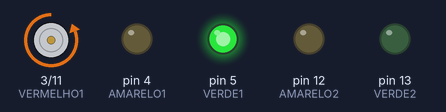
The sketch below on a simulated Arduino Uno, built with avr-gcc and run on an emulated ATmega328P. On the bench: motor-driver pin pairs drawn as motors (green arrow = first pin HIGH = forward, orange = second pin HIGH = backward, longer = more drive), output pins drawn as LEDs (lit = HIGH).

Above: at 4.0 s.
At 9.0 s:
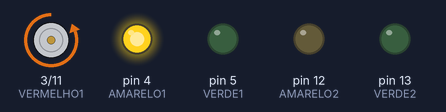
At 14.0 s:
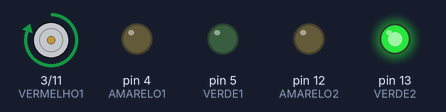
At 19.0 s:
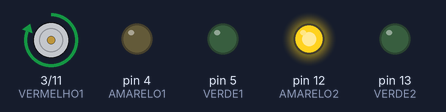
Timing chart, 0 to 26.0 s (numbered marks = the images above):
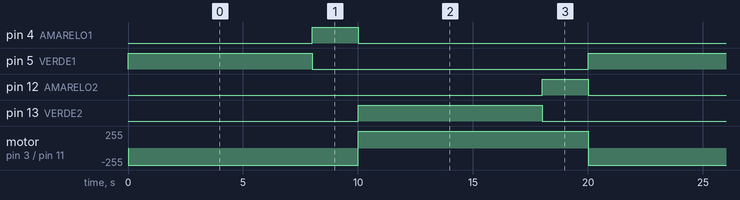

Measured:
- by itself, pin 4 (AMARELO1), pin 12 (AMARELO2): alternates HIGH for 2.0 s and LOW for 18.0 s
- by itself, pin 5 (VERDE1), pin 13 (VERDE2): alternates HIGH for 8.0 s and LOW for 12.0 s
- by itself, motor on pin 3 (VERMELHO1) / pin 11 (VERMELHO2): alternates forward 255/255 for 10.0 s and backward 255/255 for 10.0 s

The sketch:

semaforo_de_duas_ruas.ino
```cpp
/* AULA 06 - PROGRAMA 04 - 20/03/2025
        SEMÁFORO DE DUAS RUAS
PROGRAMA QUE FAZ A LÓGICA DE UM SEMÁFORO DE DUAS RUAS.
O LED VERDE DA RUA 1 COMEÇA LIGADO;
FOI USADO UM LED VERDE NO PINO 5, PARA A RUA 1;
FOI USADO UM LED AMARELO NO PINO 4, PARA A RUA 1;
FOI USADO UM LED VERMELHO NO PINO 3, PARA A RUA 1;
FOI USADO UM LED VERDE NO PINO 13, PARA A RUA 2;
FOI USADO UM LED AMARELO NO PINO 12, PARA A RUA 2;
FOI USADO UM LED VERMELHO NO PINO 11, PARA A RUA 2;
OS RESISTORES USADOS SÃO DE 330R.
PROGRAMA CRIADO PELA NATALIA
*/

#define VERDE1 5 //CRIA A VARIÁVEL
#define AMARELO1 4 //CRIA A VARIÁVEL
#define VERMELHO1 3 //CRIA A VARIÁVEL
#define VERDE2 13 //CRIA A VARIÁVEL
#define AMARELO2 12 //CRIA A VARIÁVEL
#define VERMELHO2 11 //CRIA A VARIÁVEL

void setup() //FUNÇÃO EXECUTADA SÓ UMA VEZ
{
  pinMode(VERDE1, OUTPUT); //DEFINE COMO SAÍDA
  pinMode(AMARELO1, OUTPUT); //DEFINE COMO SAÍDA
  pinMode(VERMELHO1, OUTPUT); //DEFINE COMO SAÍDA
  pinMode(VERDE2, OUTPUT); //DEFINE COMO SAÍDA
  pinMode(AMARELO2, OUTPUT); //DEFINE COMO SAÍDA
  pinMode(VERMELHO2, OUTPUT); //DEFINE COMO SAÍDA
}

void loop() //FUNÇÃO EXECUTADA VARIAS VEZES, PROGRAMAÇÃO
{
  digitalWrite(VERDE1, HIGH); //LIGA O VERDE1
  digitalWrite(VERMELHO2, HIGH); //LIGA O VERMELHO2
  delay(8000); //ESPERA 8 SEGUNDOS
  digitalWrite(VERDE1, LOW); //DESLIGA O VERDE1
  digitalWrite(AMARELO1, HIGH); //LIGA O AMARELO1
  delay(2000); //ESPERA 2 SEGUNDOS
  digitalWrite(AMARELO1, LOW); //DESLIGA O AMARELO1
  digitalWrite(VERMELHO1, HIGH); //LIGA O VERMELHO1
  digitalWrite(VERMELHO2, LOW); //DESLIGA O VERMELHO2
  digitalWrite(VERDE2, HIGH); //LIGA O VERDE2
  delay(8000); //ESPERA 8 SEGUNDOS
  digitalWrite(VERDE2, LOW); //DESLIGA O VERDE2
  digitalWrite(AMARELO2, HIGH); //LIGA O AMARELO2
  delay(2000); //ESPERA 2 SEGUNDOS
  digitalWrite(VERMELHO1, LOW); //DESLIGAO VERMELHO1
  digitalWrite(AMARELO2, LOW); //DESLIGA O AMARELO2
}
```
